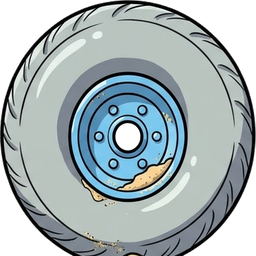
#> input picture klapperkiste/assets/teile/ballonreifen/seite.png, 256 x 256 px, given in place of ballonreifen_blatt.jpg, which was not available
$ python ballonreifen_einpassen.py
#> lines starting #> are read from the running program, lines starting #| are printed output that depends on the picture; pictures that were not available may be replaced by others from this repository, and a replacement may not be noted
"""Einmalige Bearbeitung: Ballonreifen.

Unter dem Rad liegt in der Seitenansicht ein Sandhäufchen; damit wäre das Rad
nicht mehr rund und säße zu hoch. Alles unter der Unterkante des Reifens wird
weiß. Keine allgemeine Lochsuche (die Glanzstreifen auf dem Reifen sind weiß);
nur die Nabenbohrung in der Mitte der Seitenansicht wird gezielt durchsichtig.

Aufruf:
  python klapperkiste/tools/einmalig/ballonreifen_einpassen.py
"""

from __future__ import annotations

import os
import sys

from PIL import Image, ImageChops, ImageDraw

sys.path.insert(0, os.path.join(os.path.dirname(__file__), ".."))
import teilwerk  # noqa: E402

TEIL = os.path.join(teilwerk.TEILE_DIR, "ballonreifen")
ROH = os.path.join(TEIL, "roh")
REIFEN_UNTEN = 400   # Unterkante des Reifens (Seitenansicht), darunter liegt Sand
TRENNUNG_Y = 460     # zwischen Seiten- und Draufsicht


def main() -> int:
    blatt = Image.open(os.path.join(ROH, "ballonreifen_blatt.jpg")).convert("RGB")
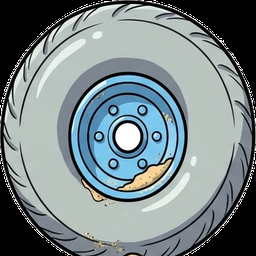
#> blatt: PIL image 256x256 RGB; mean R, G, B 119.5, 132.4, 135.1
    seite = blatt.crop((0, 0, blatt.width, TRENNUNG_Y))
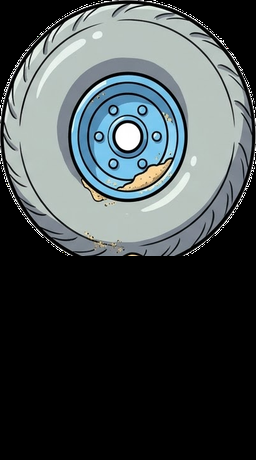
#> seite: PIL image 256x460 RGB; mean R, G, B 66.5, 73.7, 75.2
    ImageDraw.Draw(seite).rectangle((0, REIFEN_UNTEN, seite.width, seite.height), fill=(255, 255, 255))
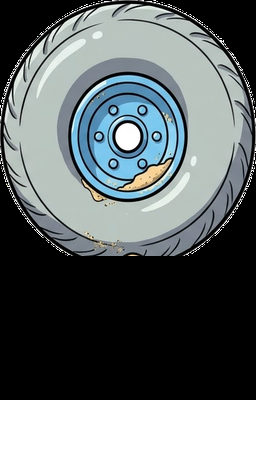
#> seite: PIL image 256x460 RGB; mean R, G, B 99.8, 107, 108.5
    pfade = {v: os.path.join(ROH, f"ballonreifen_{v}.png") for v in ("seite", "oben")}
    seite.save(pfade["seite"])
#> (the run stopped early here; a loop or call above may not have finished)

$ run again, on klapperkiste/assets/geschichte/donnerkeil_foto.jpg
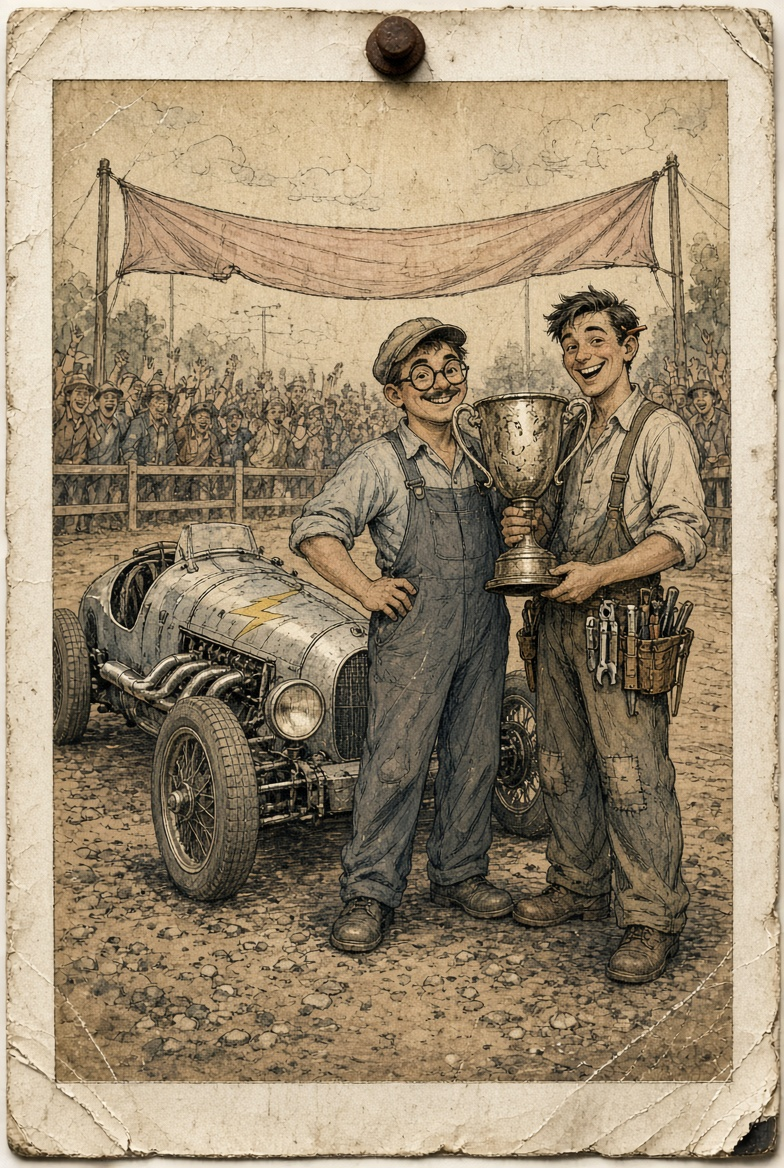
#> input picture klapperkiste/assets/geschichte/donnerkeil_foto.jpg, 784 x 1168 px, given in place of ballonreifen_blatt.jpg, which was not available
#> in main, blatt is the input picture: PIL image 784x1168 RGB; mean R, G, B 156.9, 140.4, 115.2
#> in main, `ImageDraw.Draw(seite).rectangle((0, REIFEN_UNTEN, seite.width, seite.h..`:
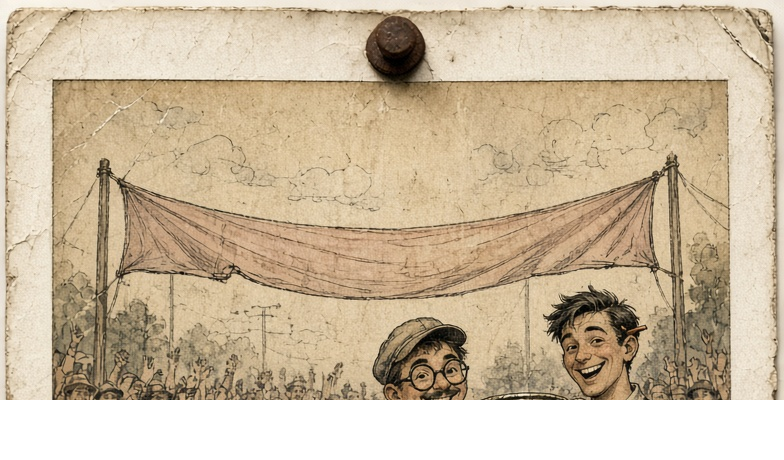
#> seite: PIL image 784x460 RGB; mean R, G, B 202.7, 185.1, 158.8
#> in main, `blatt.crop((0, TRENNUNG_Y, blatt.width, blatt.height)).save(pfade["obe..`:
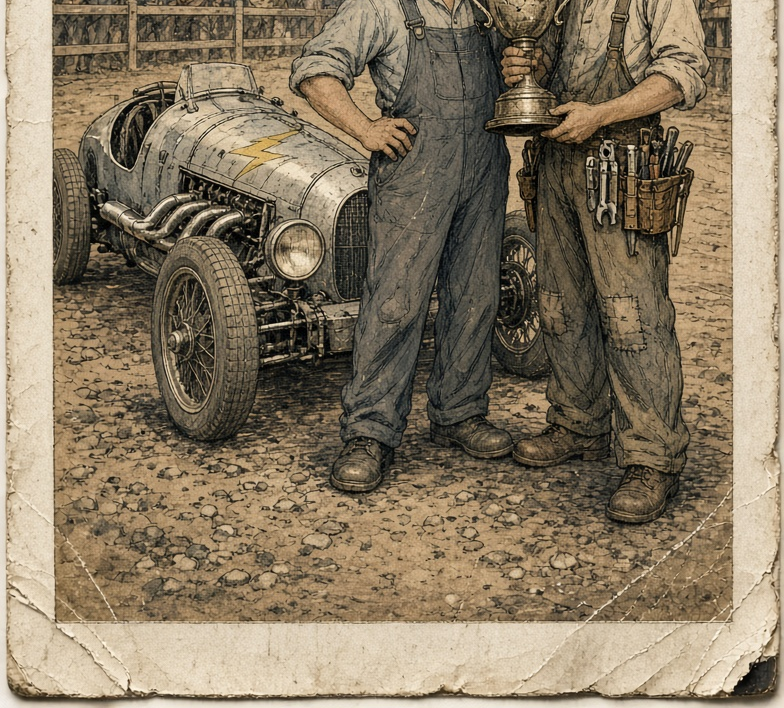
#> saved as ballonreifen_oben.png: PIL image 784x708 RGB; mean R, G, B 136.8, 122.3, 99.8

$ run again, on klapperkiste/assets/teile/badewanne-roh/badewanne_blatt_original.jpg
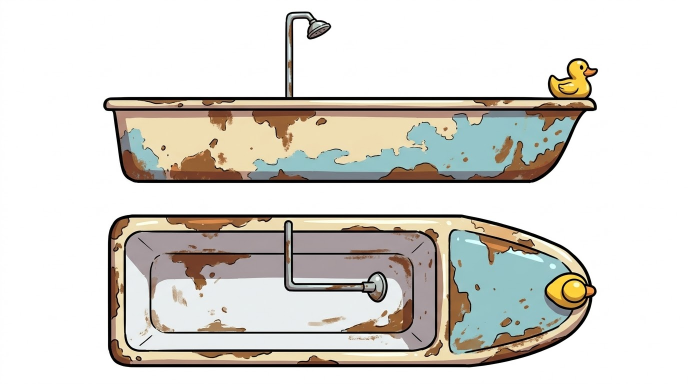
#> input picture klapperkiste/assets/teile/badewanne-roh/badewanne_blatt_original.jpg, 1376 x 768 px, given in place of ballonreifen_blatt.jpg, which was not available (shown at 1/2 size)
#> in main, blatt is the input picture: PIL image 1376x768 RGB; mean R, G, B 216.5, 214, 208
#> in main, `ImageDraw.Draw(seite).rectangle((0, REIFEN_UNTEN, seite.width, seite.h..`:
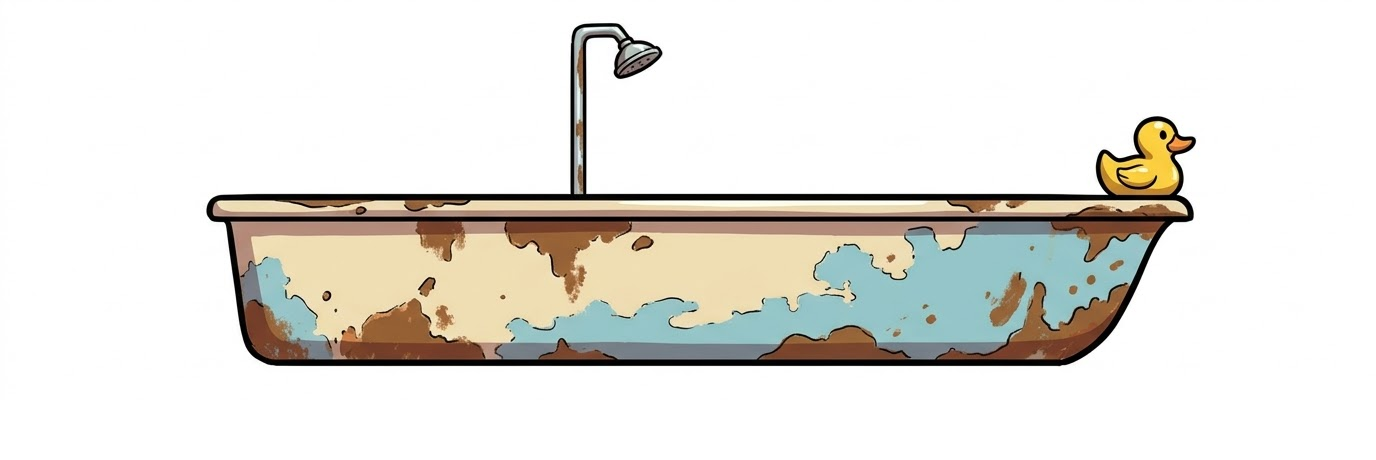
#> seite: PIL image 1376x460 RGB; mean R, G, B 229.3, 227.5, 222
#> in main, `blatt.crop((0, TRENNUNG_Y, blatt.width, blatt.height)).save(pfade["obe..`:
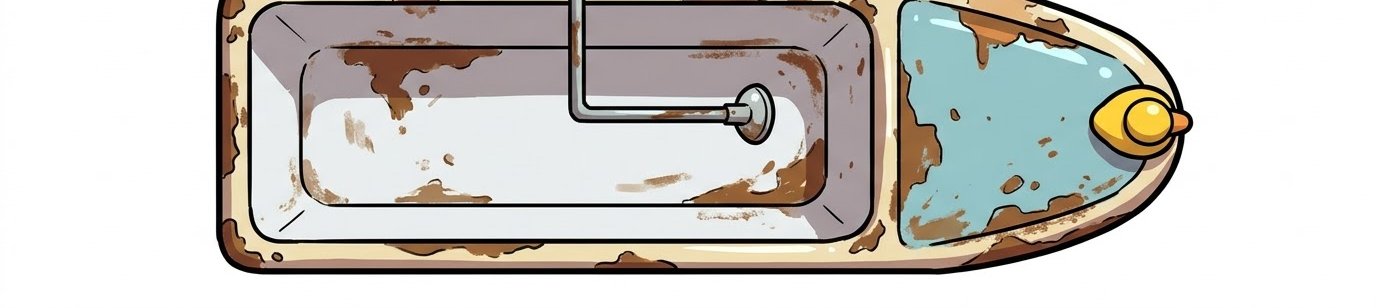
#> saved as ballonreifen_oben.png: PIL image 1376x308 RGB; mean R, G, B 202.4, 199.8, 194.7
